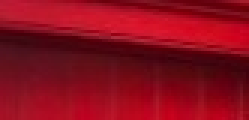
#> input picture TestImages/sampleRed.jpg, 83 x 40 px (shown 3 times larger)
$ python script14.py
#> lines starting #> are read from the running program, lines starting #| are printed output that depends on the picture
import cv2

img = cv2.imread("../TestImages/sampleRed.jpg")
#> img is the input picture: shape (40, 83, 3); mean B, G, R 28.2, 11.9, 137.9
hsv = cv2.cvtColor(img, cv2.COLOR_BGR2HSV)
#> hsv: shape (40, 83, 3); mean H, S, V 176.1, 232.7, 137.9
(h, s, v) = cv2.split(hsv)
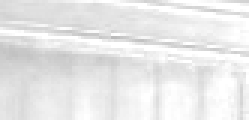
#> s: shape (40, 83) (shown 3 times larger); min 187, max 255, mean 232.7
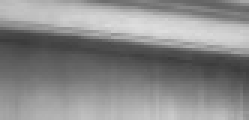
#> v: shape (40, 83) (shown 3 times larger); min 59, max 222, mean 137.9

door = cv2.imread("../TestImages/shops.jpg")
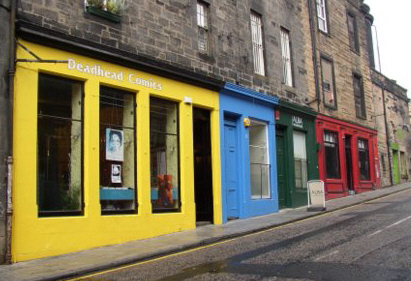
#> input picture TestImages/shops.jpg, 411 x 281 px
#> door is the input picture: shape (281, 411, 3); mean B, G, R 88.5, 115.2, 124
dhsv = cv2.cvtColor(door, cv2.COLOR_BGR2HSV)
#> dhsv: shape (281, 411, 3); mean H, S, V 44, 88.5, 130.9

hist = cv2.calcHist([h], [0], None, [256], [0, 256])
#> hist = 256 values, max 1728 at index 176, min 0 at index 0, mean 12.97
bp = cv2.calcBackProject([dhsv], [0], hist, [0, 256], 1)
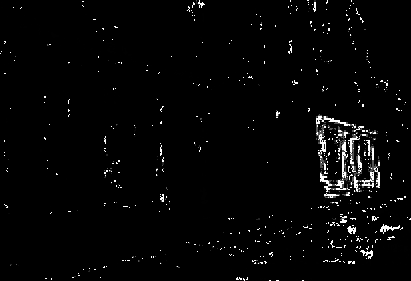
#> bp: shape (281, 411); min 0, max 255, mean 5.8
cv2.imshow("BackProject", bp)
# cv2.imshow("shops.jpg", cv2.imread("../TestImages/shops.jpg"))
cv2.waitKey(0)
cv2.destroyAllWindows()
